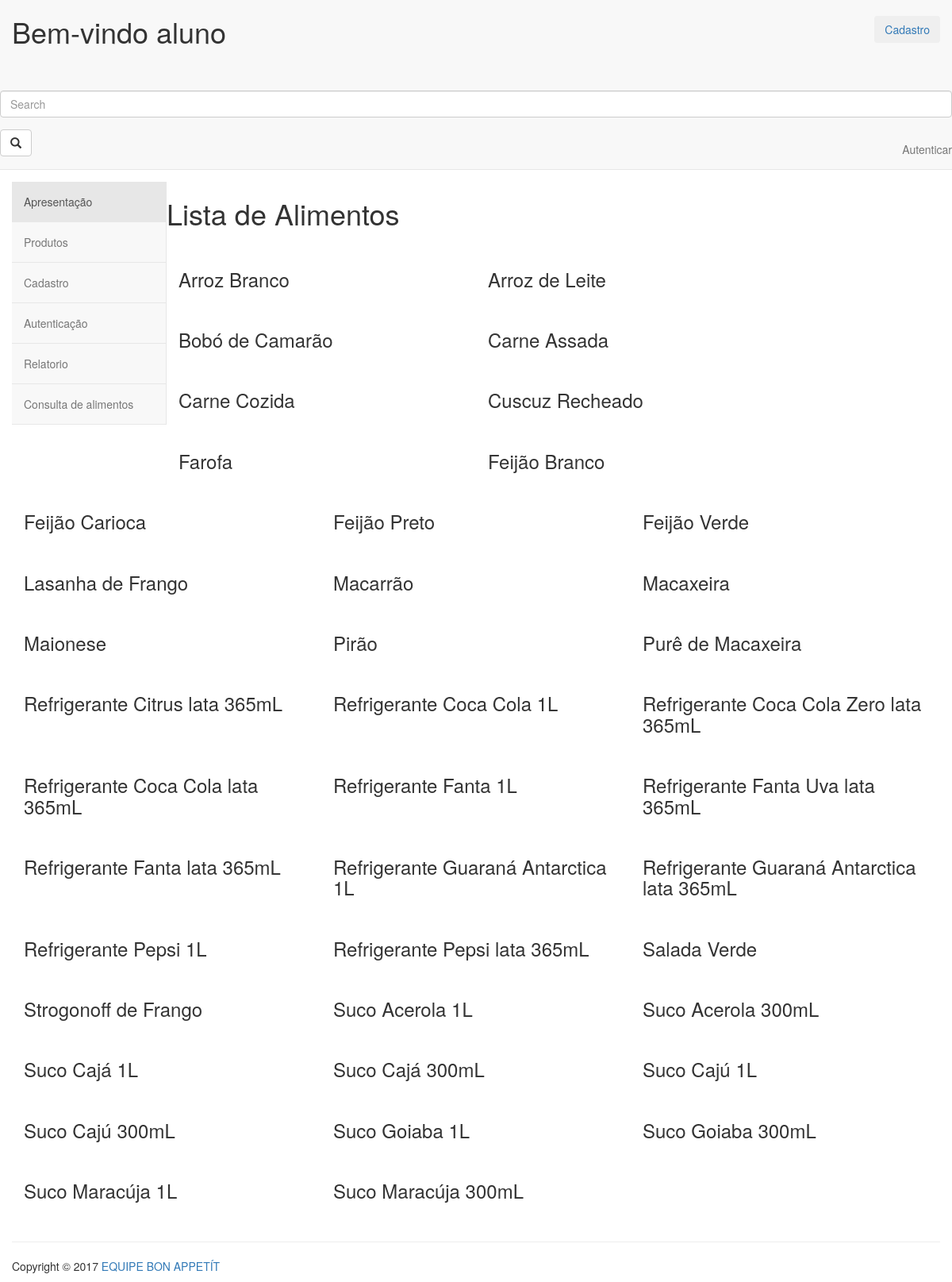
The page /produtos/ (signed in) on the database its author committed.
### core/models.py (models this page shows, shortened)
class Produto(models.Model):
	nome = models.CharField('Nome', max_length=50)
	descricao = models.CharField('Descrição do alimento', max_length=200)
	preco = models.CharField('Preço', max_length=10)
	id_tipoProduto = models.ForeignKey(Tipo_produto, on_delete=models.CASCADE)
	class Meta:
		verbose_name = 'Produto'
		verbose_name_plural = 'Produtos'
		ordering = ['nome']

### core/views.py (the view)
# urls.py: url(r'^produtos/$', views.produtos, name="produtos"),
def produtos(request):
	produtos = Produto.objects.all()
	context = {
		'produtos': produtos
	}
	return render(request, 'produtos.html', context)

### core/templates/produtos.html (shortened to what this page needs)
{% extends "base.html"%}
{% block conteudo %}
<h1 class="centered">Lista de Alimentos</h1><br/>
<div class="container">
<div class="row mt">
{% for produto in produtos %}
<div class="col-lg-4">
<h3><a href="#"> </a>{{produto.nome}}</h3>
<p><a href="#"> </a></p><br/>
</div>
{% endfor %}
</div>
</div>
{% endblock %}

### core/templates/base.html (shortened to what this page needs)
<!DOCTYPE html>
{% load static %}
<html lang="pt-br">
<head>
  <link href="{% static 'css/paginainicial.css' %}" rel="stylesheet">
  <link rel="stylesheet" href="https://maxcdn.bootstrapcdn.com/bootstrap/3.3.7/css/bootstrap.min.css">
</head>
<body>
  <nav class="navbar navbar-default navbar-static-top">
  {% if not user.is_authenticated %}
<div class="col-lg-8">
  <h1>Cadastre-se!</h1>
    <p>Faça já o seu cadastro para comprar as melhores quentinhas!</p>
</div>
<div class="col-lg-4">
    <p class="pull-right"><br><a href="{% url 'cadastro' %}"><button
    type="button" class="btn btn-green">Cadastro</button></a> <a
    href="{% url 'login' %}"><button type="button" class="btn btn-green">Autenticar</button></a></p>
  </div>
    {% else %}
<div class="col-lg-8">
  <h1>Bem-vindo {{user}}</h1>
</div>
<div class="col-lg-4">
    <p class="pull-right"><br><a href="{% url 'cadastro' %}"><button
    type="button" class="btn btn-green">Cadastro</button></a></p>
</div>
    {% endif %}
<div class="row mt">
<form action="{% url 'cadastro' %}" method="post">
    <div class="container-fluid">
      <div class="navbar-header">
        <a class="navbar-brand" href="#">
        </a>
      </div>
      <div class="collapse navbar-collapse" id="bs-example-navbar-collapse-1">
        <form class="navbar-form navbar-left" method="GET" role="search">
          <div class="form-group">
            <input type="text" name="q" class="form-control" placeholder="Search">
          </div>
          <button type="submit" class="btn btn-default"><i class="glyphicon glyphicon-search"></i></button>
        </form>
        <ul class="nav navbar-nav navbar-right">
          <li><a href="{% url 'login' %}">Autenticar</a></li>
        </ul>
    </div>
  </div>
</nav>    <div class="container-fluid main-container">
<div class="col-md-2 sidebar">
  <div class="row">
    <div class="side-menu">
      <nav class="navbar navbar-default" role="navigation">
        <div class="side-menu-container">
          <ul class="nav navbar-nav">
            <li class="active"><a href="{% url 'index' %}"> Apresentação </a></li>
            <li><a href="{% url 'produtos' %}"> Produtos</a></li>
            <li><a href="{% url 'cadastro' %}"> Cadastro</a></li>
            <li><a href="{% url 'login' %}"> Autenticação</a></li>
            <li><a href="{% url 'relatorio' %}"> Relatorio</a></li>
            <li><a href="{% url 'consultarAlimentos' %}"> Consulta de alimentos</a></li>
          </ul>
        </div>
      </nav>
    </div>
  </div>
</div>
{% block conteudo %}
{% endblock %}
  <footer class="pull-left footer">
    <p class="col-md-12">
      <hr class="divider">
      Copyright &COPY; 2017 <a href="">EQUIPE BON APPETÍT</a>
    </p>
  </footer>
</div>
</body>
</html>

### core/static/css/paginainicial.css (style rules this page uses)
.sidebar { padding-left: 0; }
.main-container { background: #FFF; padding-top: 15px; margin-top: -20px; }
.footer { width: 100%; }
.side-menu { position: relative; width: 100%; height: 100%; background-color: #f8f8f8; border-right: 1px solid #e7e7e7; }
.side-menu .navbar { border: none; }
.side-menu .navbar-nav .active a { background-color: transparent; margin-right: -1px; border-right: 5px solid #e7e7e7; }
.side-menu .navbar-nav li { display: block; width: 100%; border-bottom: 1px solid #e7e7e7; }
.side-menu .navbar-nav li a { padding: 15px; }

### rows shown on the page
Produto: nome "Arroz Branco"
Produto: nome "Arroz de Leite"
Produto: nome "Bobó de Camarão"
Produto: nome "Carne Assada"
Produto: nome "Carne Cozida"
Produto: nome "Cuscuz Recheado"
Produto: nome "Farofa"
Produto: nome "Feijão Branco"
Produto: nome "Feijão Carioca"
Produto: nome "Feijão Preto"
Produto: nome "Feijão Verde"
Produto: nome "Lasanha de Frango"
Produto: nome "Macarrão"
Produto: nome "Macaxeira"
Produto: nome "Maionese"
Produto: nome "Pirão"
Produto: nome "Purê de Macaxeira"
Produto: nome "Refrigerante Citrus lata 365mL"
Produto: nome "Refrigerante Coca Cola 1L"
Produto: nome "Refrigerante Coca Cola Zero lata 365mL"
Produto: nome "Refrigerante Coca Cola lata 365mL"
Produto: nome "Refrigerante Fanta 1L"
Produto: nome "Refrigerante Fanta Uva lata 365mL"
Produto: nome "Refrigerante Fanta lata 365mL"
Produto: nome "Refrigerante Guaraná Antarctica 1L"
Produto: nome "Refrigerante Guaraná Antarctica lata 365mL"
Produto: nome "Refrigerante Pepsi 1L"
Produto: nome "Refrigerante Pepsi lata 365mL"
Produto: nome "Salada Verde"
Produto: nome "Strogonoff de Frango"
Produto: nome "Suco Acerola 1L"
Produto: nome "Suco Acerola 300mL"
Produto: nome "Suco Cajá 1L"
Produto: nome "Suco Cajá 300mL"
Produto: nome "Suco Cajú 1L"
Produto: nome "Suco Cajú 300mL"
Produto: nome "Suco Goiaba 1L"
Produto: nome "Suco Goiaba 300mL"
Produto: nome "Suco Maracúja 1L"
Produto: nome "Suco Maracúja 300mL"

### other values the page prints
{{ user }} "aluno"
